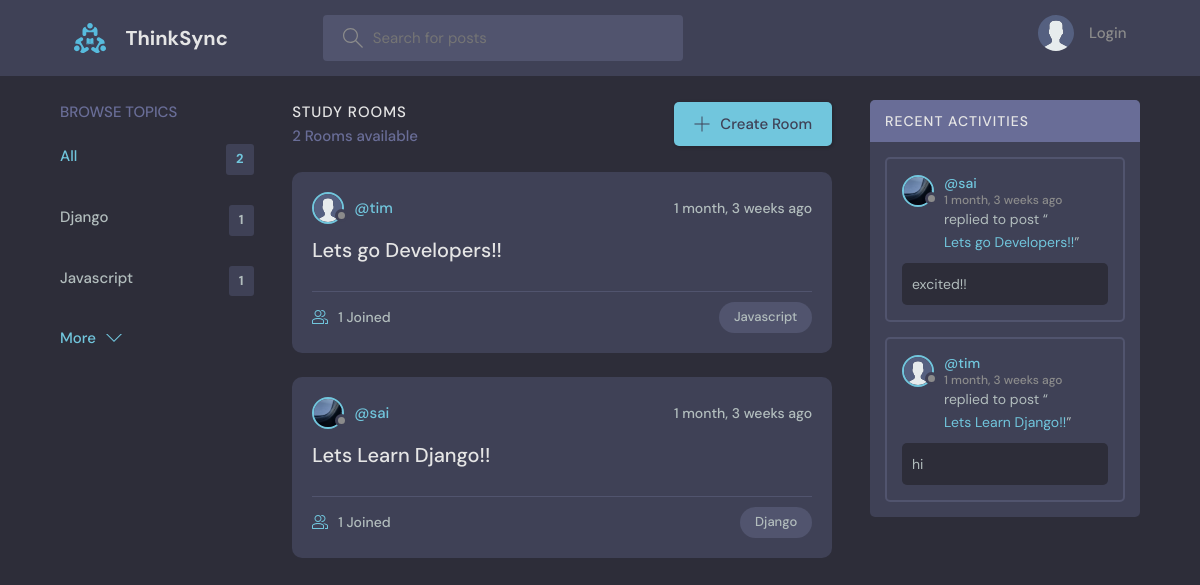
The app's page /, older data.
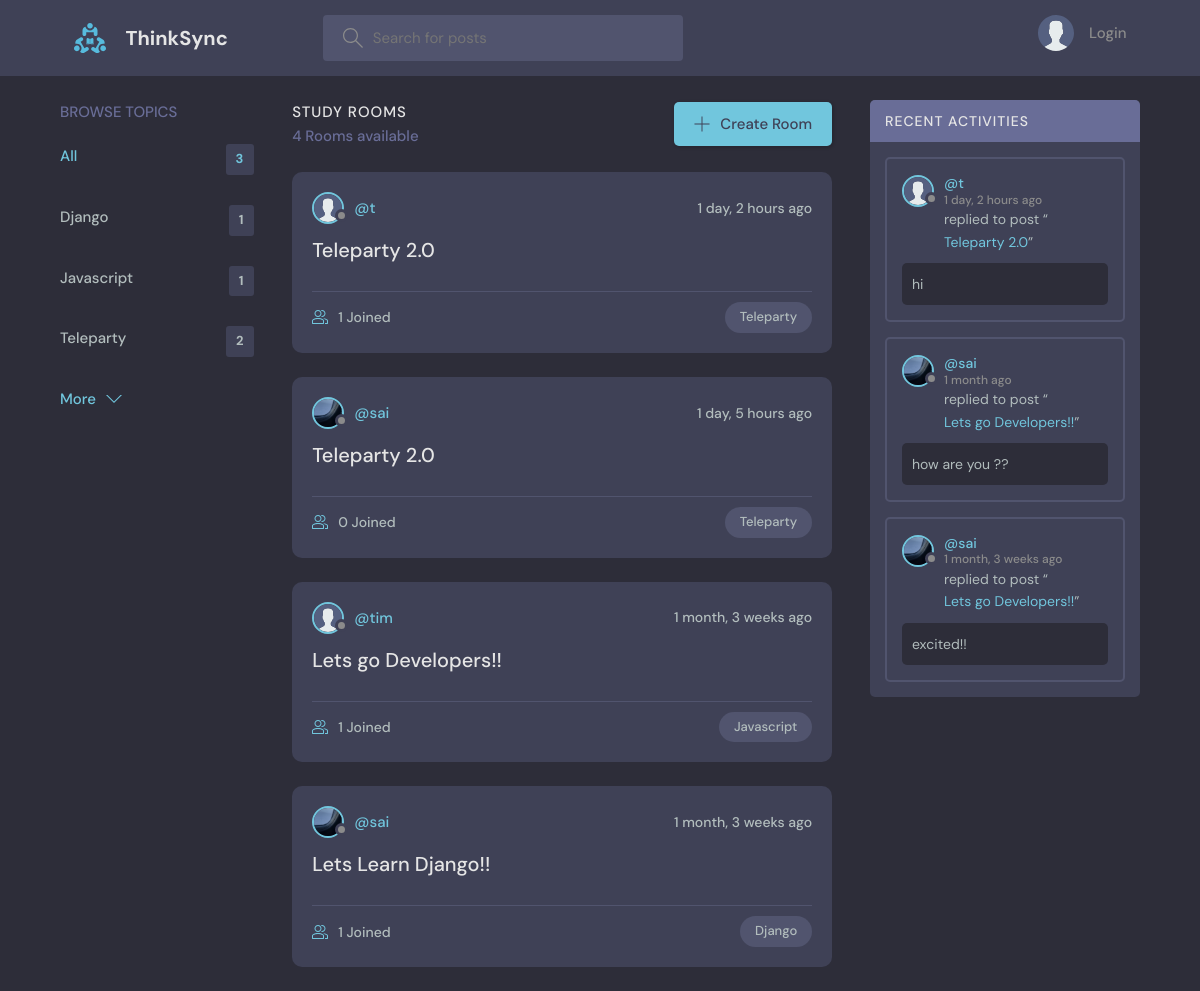
The same page, newer data.
### base/models.py (models this page shows, shortened)
class Topic(models.Model):
    name = models.CharField(max_length=200)

class Room(models.Model):
    host = models.ForeignKey(User, on_delete=models.SET_NULL, null=True)
    topic = models.ForeignKey(Topic, on_delete=models.SET_NULL, null=True)
    name = models.CharField(max_length=200)
    description = models.TextField(null=True, blank=True)
    participants = models.ManyToManyField(User, related_name="participants", blank=True)
    updated = models.DateTimeField(auto_now=True)
    created = models.DateTimeField(auto_now_add=True)
    class Meta:
        ordering = ["-updated", "-created"]
    def __str__(self):
        return self.name

class User(AbstractUser):
    name = models.CharField(max_length=200, null=True)
    email = models.EmailField(unique=True, null=True)
    bio = models.TextField(null=True)
    avatar = models.ImageField(null=True, default="avatar.svg")
    USERNAME_FIELD = "email"
    REQUIRED_FIELDS = ["username"]

class Message(models.Model):
    user = models.ForeignKey(User, on_delete=models.CASCADE)
    room = models.ForeignKey(Room, on_delete=models.CASCADE)
    body = models.TextField()
    updated = models.DateTimeField(auto_now=True)
    created = models.DateTimeField(auto_now_add=True)
    class Meta:
        ordering = ["-updated", "-created"]

### base/views.py (the view)
# urls.py: path("", views.home, name="home"),
def home(request):
    q = request.GET.get("q") if request.GET.get("q") != None else ""
    rooms = Room.objects.filter(
        Q(topic__name__icontains=q) | Q(name__icontains=q) | Q(description__icontains=q)
    )
    topics = Topic.objects.all()[0:5]
    room_count = rooms.count()
    room_messages = Message.objects.filter(Q(room__topic__name__icontains=q))[0:3]
    context = {
        "rooms": rooms,
        "topics": topics,
        "room_count": room_count,
        "room_messages": room_messages,
    }
    return render(request, "base/home.html", context)

### base/templates/base/home.html (shortened to what this page needs)
{% extends 'main.html' %}
{% block content %}
<main class="layout layout--3">
  <div class="container">
    {% include 'base/topics_component.html' %}
    <div class="roomList">
      <div class="roomList__header">
        <div>
          <h2>Study Rooms</h2>
          <p>{{room_count}} Rooms available</p>
        </div>
        <a class="btn btn--main" href="{% url 'create-room' %}">
          <svg version="1.1" xmlns="http://www.w3.org/2000/svg" width="32" height="32" viewBox="0 0 32 32">
            <title>add</title>
            <path
              d="M16.943 0.943h-1.885v14.115h-14.115v1.885h14.115v14.115h1.885v-14.115h14.115v-1.885h-14.115v-14.115z">
            </path>
          </svg>
          Create Room
        </a>
      </div>
      {% include 'base/feed_component.html' %}
    </div>
    {% include 'base/activity_component.html' %}
  </div>
</main>
{% endblock %}

### base/templates/base/topics_component.html
<div class="topics">
    <div class="topics__header">
        <h2>Browse Topics</h2>
    </div>
    <ul class="topics__list">
        <li>
            <a href="{% url 'home' %}" class="active">All <span>{{topics.count}}</span></a>
        </li>
        {% for topic in topics %}
        <li>
            <a href="{% url 'home' %}?q={{topic.name}}">{{topic.name}}<span>{{topic.room_set.all.count}}</span></a>
        </li>
        {% endfor %}
    </ul>
    <a class="btn btn--link" href="{% url 'topics' %}">
        More
        <svg version="1.1" xmlns="http://www.w3.org/2000/svg" width="32" height="32" viewBox="0 0 32 32">
            <title>chevron-down</title>
            <path d="M16 21l-13-13h-3l16 16 16-16h-3l-13 13z"></path>
        </svg>
    </a>
</div>

### base/templates/base/feed_component.html (shortened to what this page needs)
{% for room in rooms %}
<div class="roomListRoom">
    <div class="roomListRoom__header">
        <a href="{% url 'user-profile' room.host.id %}" class="roomListRoom__author">
            <div class="avatar avatar--small">
                <img src="{{room.host.avatar.url}}" />
            </div>
            <span>@{{room.host.username}}</span>
        </a>
        <div class="roomListRoom__actions">
            <span>{{room.created|timesince}} ago</span>
        </div>
    </div>
    <div class="roomListRoom__content">
        <a href="{% url 'room' room.id %}">{{room.name}}</a>
    </div>
    <div class="roomListRoom__meta">
        <a href="{% url 'room' room.id %}" class="roomListRoom__joined">
            {{room.participants.all.count}} Joined
        </a>
        <p class="roomListRoom__topic">{{room.topic.name}}</p>
    </div>
</div>
{% endfor %}

### base/templates/base/activity_component.html (shortened to what this page needs)
<div class="activities">
    <div class="activities__header">
        <h2>Recent Activities</h2>
    </div>
    {% for message in room_messages %}
    <div class="activities__box">
        <div class="activities__boxHeader roomListRoom__header">
            <a href="{% url 'user-profile' message.user.id %}" class="roomListRoom__author">
                <div class="avatar avatar--small">
                    <img src="{{message.user.avatar.url}}" />
                </div>
                <p>
                    @{{message.user.username}}
                    <span>{{message.created|timesince}} ago</span>
                </p>
            </a>
        </div>
        <div class="activities__boxContent">
            <p>replied to post “<a href="{% url 'room' message.room.id %}">{{message.room}}</a>”</p>
            <div class="activities__boxRoomContent">{{message.body}}</div>
        </div>
    </div>
    {% endfor %}
</div>

Row changes from the older to the newer data that the page shows:
no longer on this page (row unchanged): Message: user.avatar (placeholder picture), user.username "tim", created "1 month, 3 weeks", room "Lets Learn Django!!", body "hi"
added Topic: name "Teleparty", room_set.all.count "2"
added Room: host.avatar (placeholder picture), host.username "t", created "1 day, 2 hours", name "Teleparty 2.0", participants.all.count "1", topic.name "Teleparty"
added Room: host.avatar (picture), host.username "sai", created "1 day, 5 hours", name "Teleparty 2.0", participants.all.count "0", topic.name "Teleparty"
added Message: user.avatar (placeholder picture), user.username "t", created "1 day, 2 hours", room "Teleparty 2.0", body "hi"
added Message: user.avatar (picture), user.username "sai", created "1 month", room "Lets go Developers!!", body "how are you ??"
Text that changed along with them:
{{ topics.count }}: "2" → "3"
{{ room_count }}: "2" → "4"
